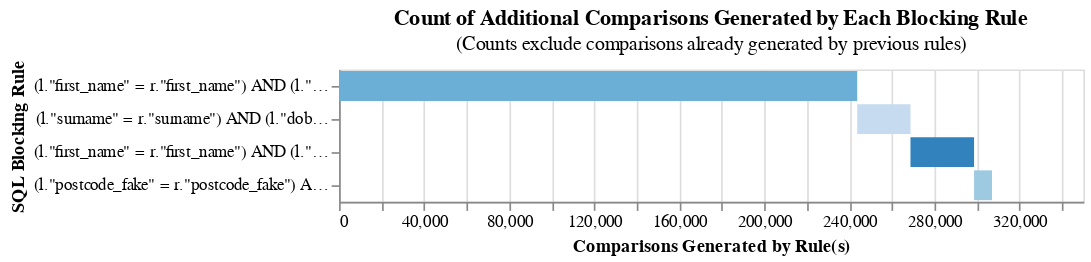

The notebook cell saved with this chart:
### Code cell
from splink import block_on, SettingsCreator, Linker
# Simple settings will be used for exploratory analysis

settings = SettingsCreator(
    link_type="dedupe_only",
    blocking_rules_to_generate_predictions=[
        block_on("first_name", "surname"),
        block_on("surname", "dob"),
        block_on("first_name", "dob"),
        block_on("postcode_fake", "first_name"),
    ],
)

linker = Linker(df, settings, database_api=db_api)
linker.cumulative_num_comparisons_from_blocking_rules_chart()

### Figure 1 — Vega-Lite specification as saved in the notebook (floating-point values rounded to 4 significant figures)
{"config": {"view": {"continuousWidth": 300, "continuousHeight": 300}}, "data": {"name": "data-961182b595a3c7d80f2ec0e40b997ab1"}, "mark": "bar", "encoding": {"color": {"field": "rule", "legend": null, "scale": {"scheme": "category20c"}}, "order": {"field": "cumulative_rows"}, "tooltip": [{"field": "rule", "title": "SQL Condition", "type": "nominal"}, {"field": "row_count", "format": ",", "title": "Comparisons Generated", "type": "quantitative"}, {"field": "cumulative_rows", "format": ",", "title": "Cumulative Comparisons", "type": "quantitative"}, {"field": "cartesian", "format": ",", "title": "Cartesian Product of Input Data", "type": "quantitative"}, {"field": "reduction_ratio", "title": "Reduction Ratio (cumulative rows/cartesian product)", "type": "nominal"}], "x": {"field": "start", "title": "Comparisons Generated by Rule(s)", "type": "quantitative"}, "x2": {"field": "cumulative_rows"}, "y": {"field": "rule", "sort": ["-x2"], "title": "SQL Blocking Rule"}}, "height": {"step": 20}, "title": {"text": "Count of Additional Comparisons Generated by Each Blocking Rule", "subtitle": "(Counts exclude comparisons already generated by previous rules)"}, "width": 450, "$schema": "https://vega.github.io/schema/vega-lite/v5.9.3.json", "datasets": {"data-961182b595a3c7d80f2ec0e40b997ab1": [{"row_count": 243656, "rule": "(l.\"first_name\" = r.\"first_name\") AND (l.\"surname\" = r.\"surname\")", "cumulative_rows": 243656, "cartesian": 1279041753, "reduction_ratio": "The rolling reduction ratio with your given blocking rule(s) is 0.99981. This represents the reduction in the total number of comparisons due to your rule(s).", "start": 0}, {"row_count": 25041, "rule": "(l.\"surname\" = r.\"surname\") AND (l.\"dob\" = r.\"dob\")", "cumulative_rows": 268697, "cartesian": 1279041753, "reduction_ratio": "The rolling reduction ratio with your given blocking rule(s) is 0.99979. This represents the reduction in the total number of comparisons due to your rule(s).", "start": 243656}, {"row_count": 29905, "rule": "(l.\"first_name\" = r.\"first_name\") AND (l.\"dob\" = r.\"dob\")", "cumulative_rows": 298602, "cartesian": 1279041753, "reduction_ratio": "The rolling reduction ratio with your given blocking rule(s) is 0.999767. This represents the reduction in the total number of comparisons due to your rule(s).", "start": 268697}, {"row_count": 8421, "rule": "(l.\"postcode_fake\" = r.\"postcode_fake\") AND (l.\"first_name\" = r.\"first_name\")", "cumulative_rows": 307023, "cartesian": 1279041753, "reduction_ratio": "The rolling reduction ratio with your given blocking rule(s) is 0.99976. This represents the reduction in the total number of comparisons due to your rule(s).", "start": 298602}]}}
